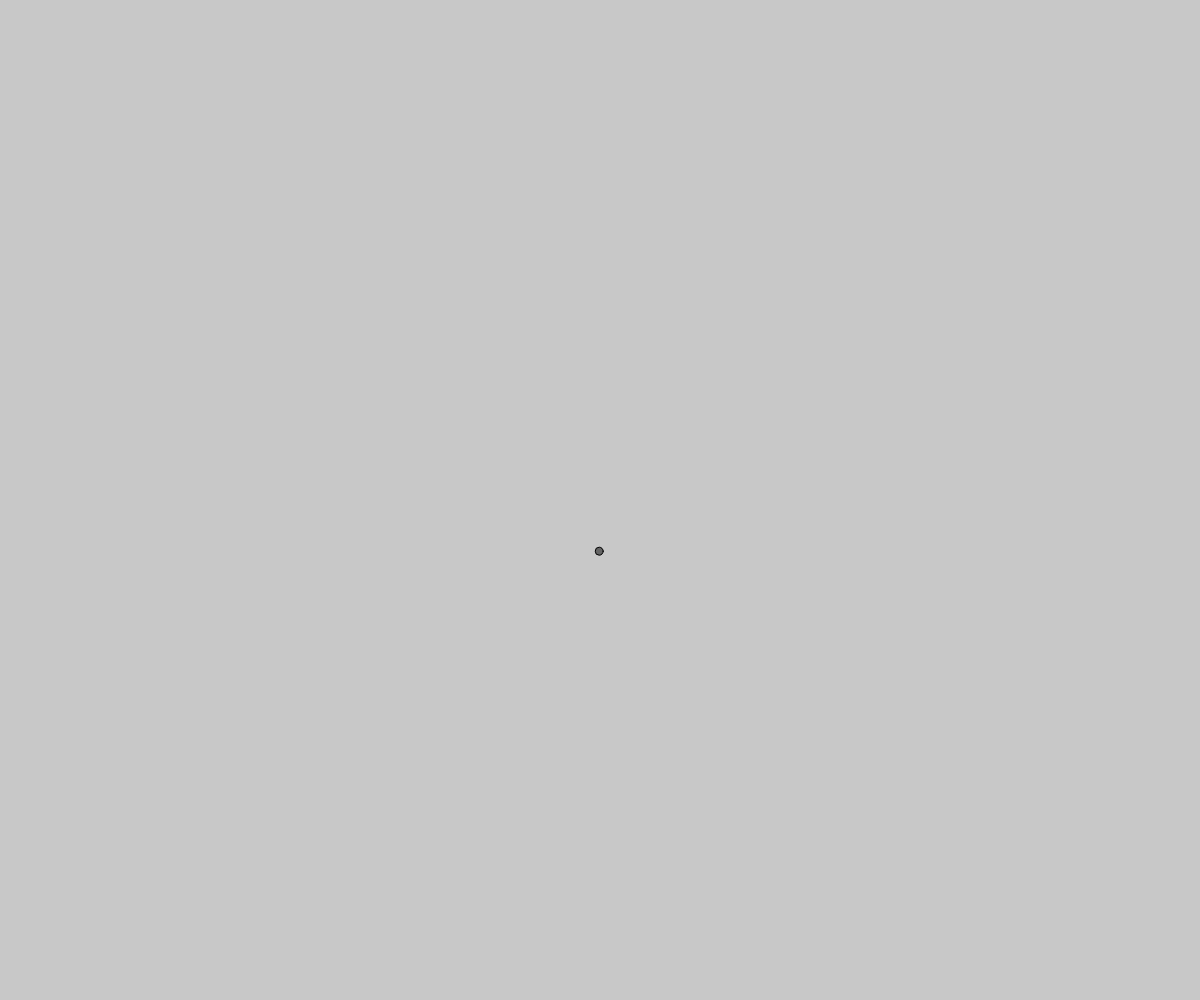
Frame 1 (no input)
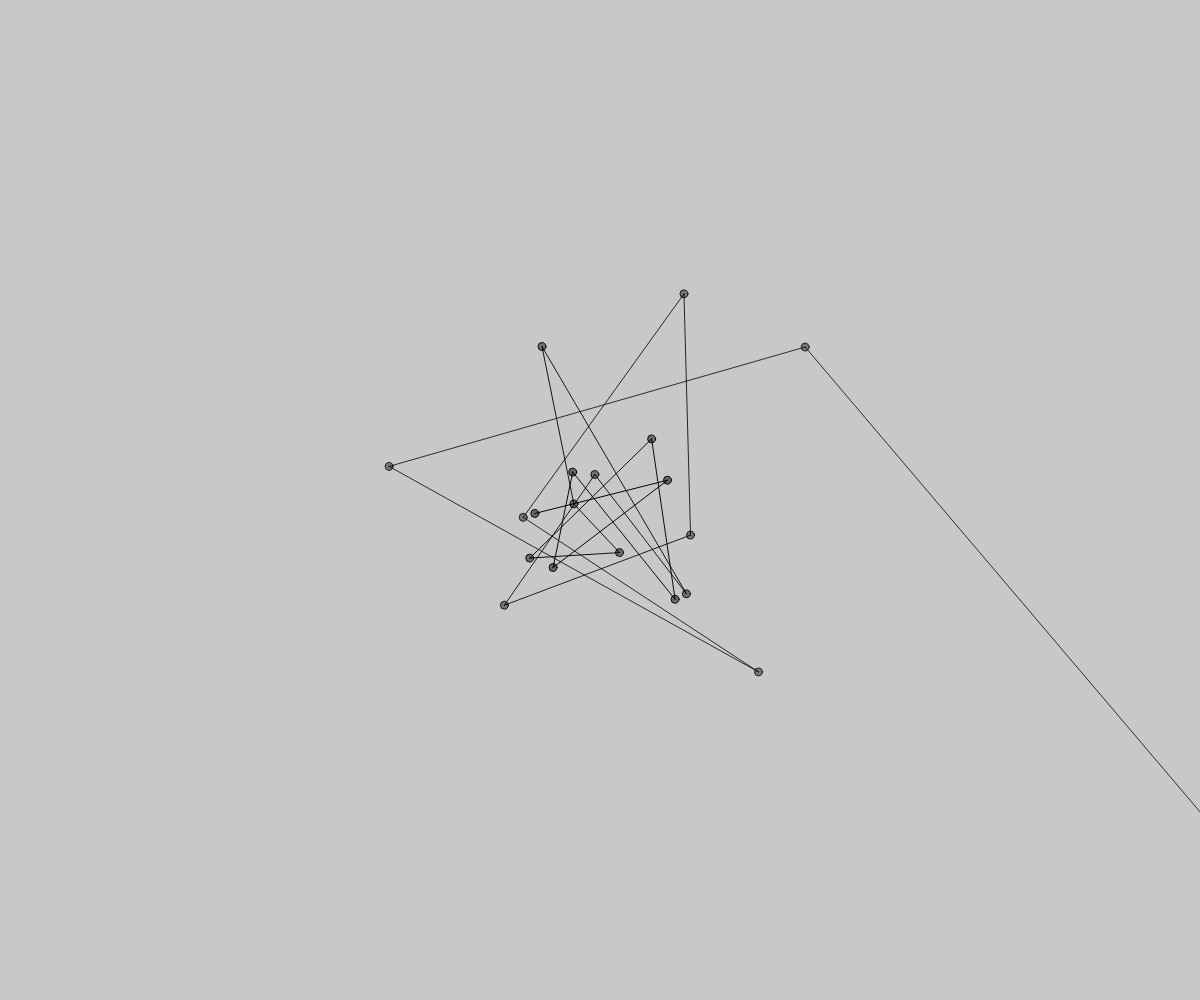
Frame 60 (no input)
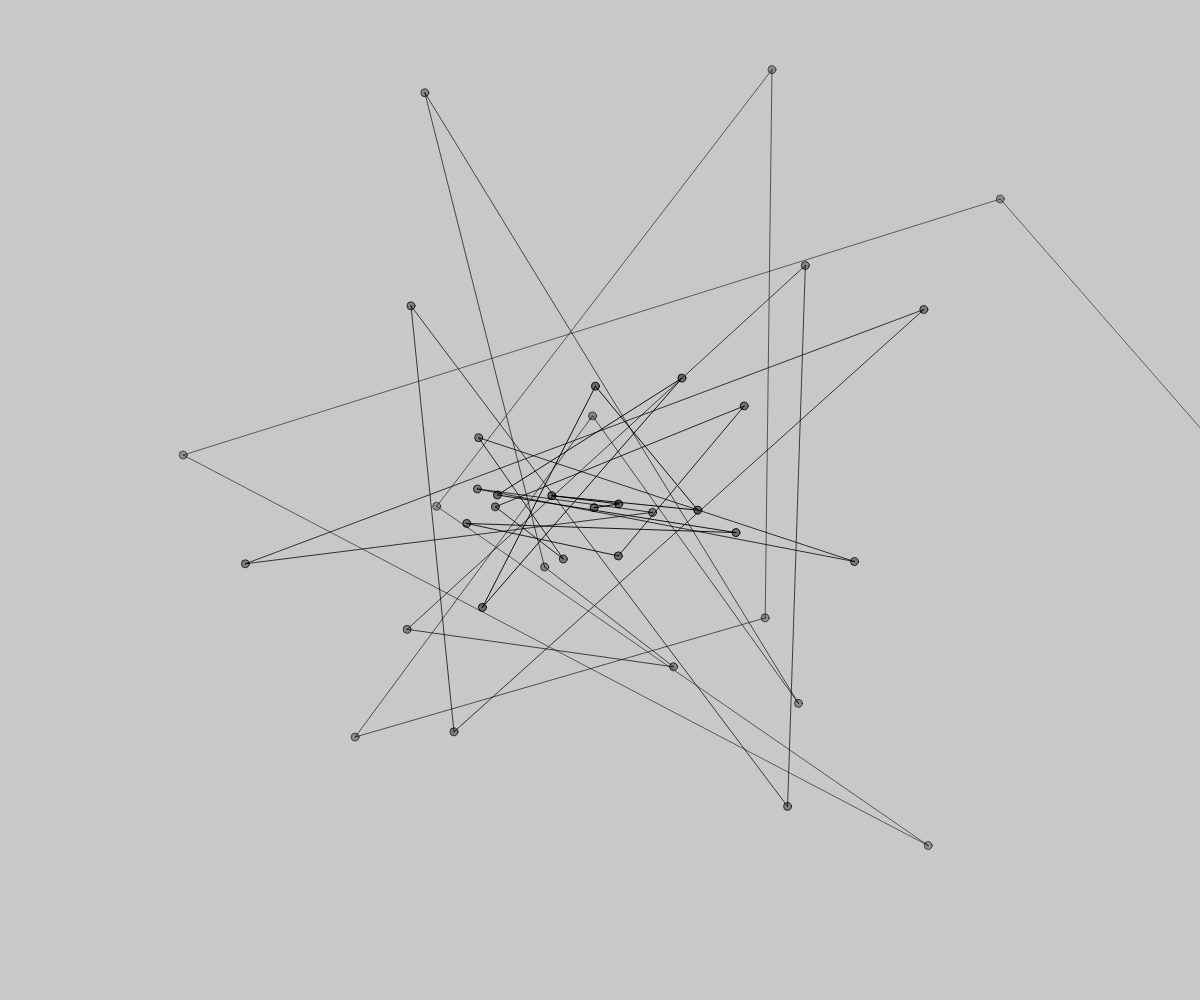
Frame 120 (the mouse pressed at the canvas centre since frame 60)

The p5.js sketch that drew these frames (run headless with seeded random() and noise() and a simulated clock; from frame 60 on, the mouse is pressed at the canvas centre):

// p5.js sketch
// ── sketch.js
/*
 * @name Drawing
 * @description Generative painting program.
 */

// All the paths
let paths = [];
// Are we painting?
let painting = false;
// How long until the next circle
let next = 0;
// Where are we now and where were we?
let current;
let previous;

function setup() {
  createCanvas(windowWidth, windowHeight);
  current = createVector(0, 0);
  previous = createVector(0, 0);
  paths.push(new Path());
};

function draw() {
  background(200);
  
  painting = true;

  // If it's time for a new point
  if (millis() > next && painting) {

    // Grab mouse position      
    current.x = random((windowWidth / 2) - 50, (windowWidth / 2) + 50);
    current.y = random((windowHeight / 2) - 50, (windowHeight / 2) + 50);

    // New particle's force is based on mouse movement
    let force = p5.Vector.sub(current, previous);
    force.mult(0.05);

    // Add new particle
    paths[paths.length - 1].add(current, force);

    // Schedule next circle
    next = millis() + random(100);

    // Store mouse values
    previous.x = current.x;
    previous.y = current.y;

  }

  // Draw all paths
  for (let i = 0; i < paths.length; i++) {
    paths[i].update();
    paths[i].display();
  }
}

// Start it up
/*function mousePressed() {
  next = 0;
  painting = true;
  previous.x = random((windowWidth / 2) - 50, (windowWidth / 2) + 50);
  previous.y = random((windowHeight / 2) - 50, (windowHeight / 2) + 50);
  paths.push(new Path());
}*/

function windowResized() {
  resizeCanvas(windowWidth, windowHeight);
}
// Stop
//function mouseReleased() {
//  painting = false;
//}

// A Path is a list of particles
class Path {
  constructor() {
    this.particles = [];
    this.hue = random(100);
  }

  add(position, force) {
    // Add a new particle with a position, force, and hue
    this.particles.push(new Particle(position, force, this.hue));
  }

  // Display plath
  update() {
    for (let i = 0; i < this.particles.length; i++) {
      this.particles[i].update();
    }
  }

  // Display plath
  display() {
    // Loop through backwards
    for (let i = this.particles.length - 1; i >= 0; i--) {
      // If we shold remove it
      if (this.particles[i].lifespan <= 0) {
        this.particles.splice(i, 1);
        // Otherwise, display it
      } else {
        this.particles[i].display(this.particles[i + 1]);
      }
    }

  }
}

// Particles along the path
class Particle {
  constructor(position, force, hue) {
    this.position = createVector(position.x, position.y);
    this.velocity = createVector(force.x, force.y);
    this.drag = 1.001;
    this.lifespan = 255;
  }

  update() {
    // Move it
    this.position.add(this.velocity);
    // Slow it down
    this.velocity.mult(this.drag);
    // Fade it out
    this.lifespan--;
  }

  // Draw particle and connect it with a line
  // Draw a line to another
  display(other) {
    stroke(0, this.lifespan);
    fill(0, this.lifespan / 2);
    ellipse(this.position.x, this.position.y, 8, 8);
    // If we need to draw a line
    if (other) {
      line(this.position.x, this.position.y, other.position.x, other.position.y);
    }
  }
}
